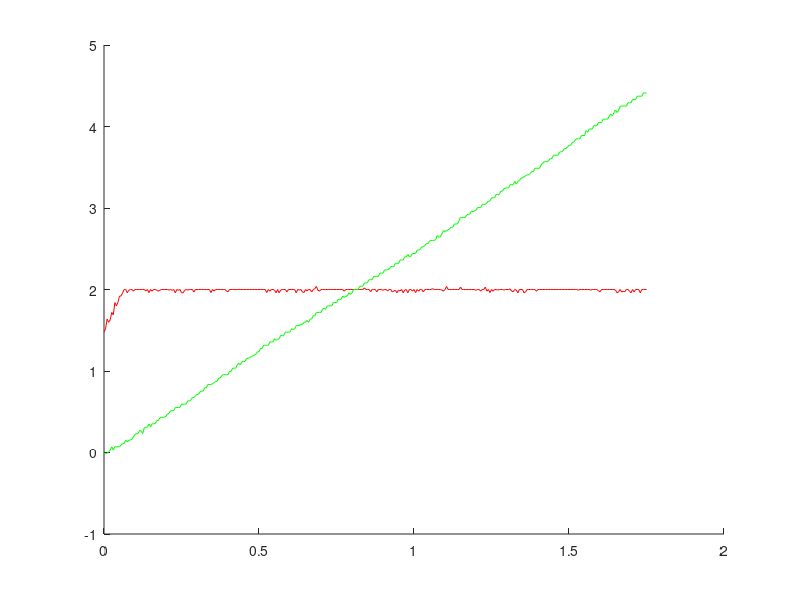

Source code (MATLAB):
load('PracData');
figure;
hold on;

data_start = 970;
data_end = 1320;

Vm = Vm(data_start:data_end);

Vp = Vp(data_start:data_end);
t = t(data_start:data_end) + 0.165;

plot(t,Vm,'r');
plot(t,Vp,'g');